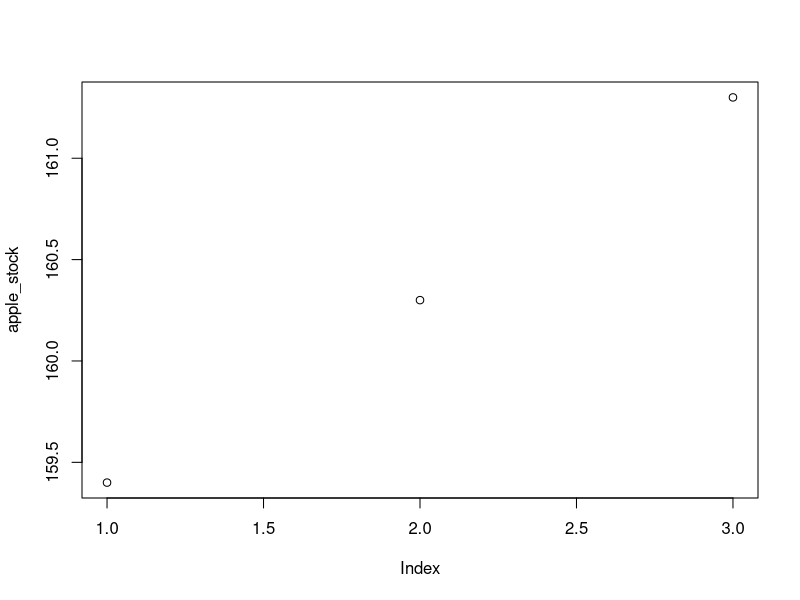
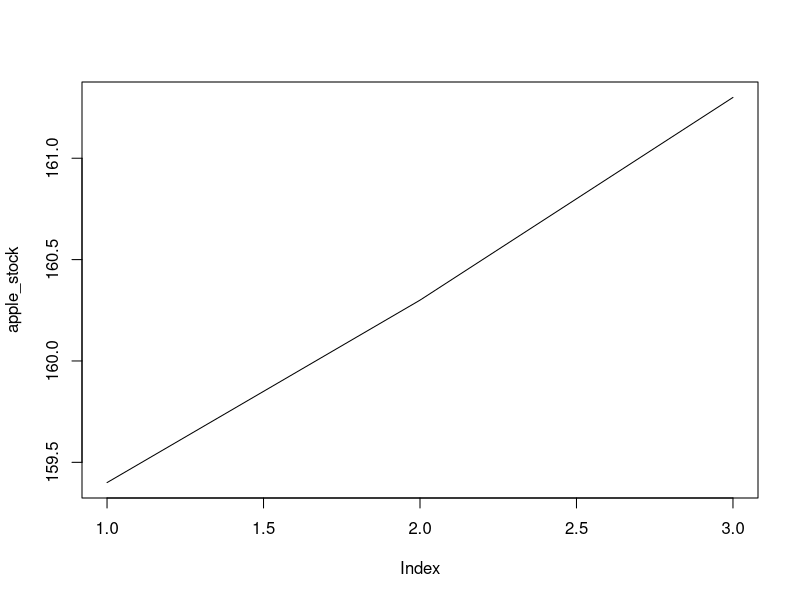
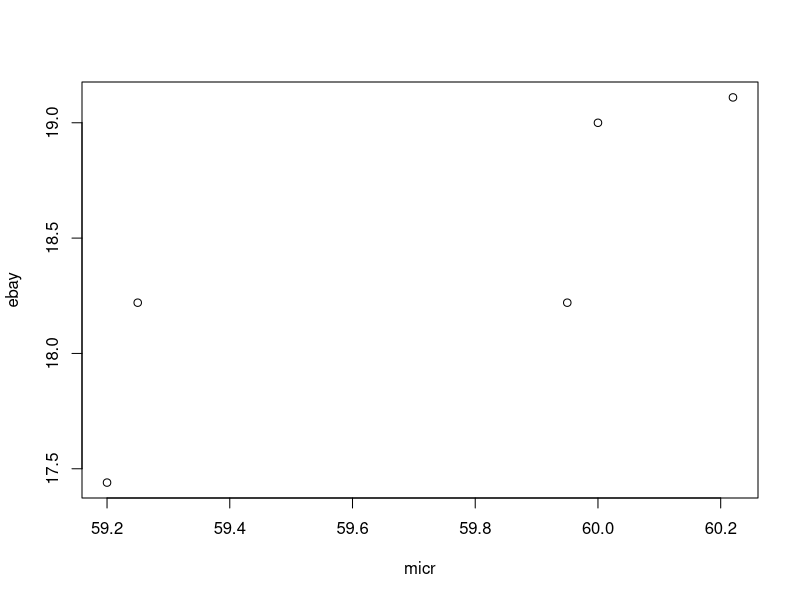

Recreate these plots in R, in order.
# Intro to R for Finance, testing Github

# [1] The Basics

1 + 2

# Variables or objects
my_number <- 5
my_number

#Arithmetic in R
dan <- 100
rob <- 50
dan + rob

# R Scripts

# Financial Returns
# stock Returns, growth rates or return multiplier
starting_cash <- 100
interest_rate <- 5
mult <- 1 + interest_rate / 100
new_cash <- starting_cash * mult
# Multiple periods
jan_ret <- 5
jan_mult <- 1 + jan_ret / 100
feb_ret <- 10
feb_mult <- 1 + feb_ret / 100
new_cash <- starting_cash * jan_mult * feb_mult

# Basic data types
# Numeric
42.5
5L
# Character
"Hello World"
# Logical
TRUE
FALSE
# Variables and data types
answer <- TRUE
class(answer)
class(5)

# [2] Vectors and Matrices

# What is a vector
apple <- 159.4
apple_stock <- c(159.4, 160.3, 161.3)
apple_stock
is.vector(apple_stock)

# c()ombine
grocery <- c("apple", "orange", "cereal")
grocery

# vector names()

names(apple_stock) <- c("Monday", "Tuesday", "Wednesday")
apple_stock

# Vectors of 12 months of returns, and month names
ret <- c(5, 2, 3, 7, 8, 3, 5, 9, 1, 4, 6, 3)
months <- c("Jan", "Feb", "Mar", "Apr", "May", "Jun", "Jul", "Aug", "Sep", "Oct", "Nov", "Dec")
# Add names to ret
names(ret) <- months
# Print out ret to see the new names!
ret

# Look at the data
apple_stock
# Plot the data points
plot(apple_stock)
# Plot the data as a line graph
plot(apple_stock, type = "l")

# Vector Manipulation
dan <- c(100, 200, 150)
rob <- c(50, 75, 100)
monthly_total <- dan + rob
monthly_total

sum(monthly_total)

# Operators +, -, * 

# Vector Subsetting
# First 6 months of returns
ret[1:6]
# Just March and May
ret[c("Mar","May")]
# Omit the first month of returns
ret[-1]

# Matrices

my_matrix <- matrix(c(2, 3, 4, 5), nrow=2, ncol=2)
my_matrix

my_matrix <- matrix(c(2, 3, 4, 5), nrow=2, ncol=2, byrow=TRUE)
my_matrix

# Matrix - a 2D vector  cbind() rbind()

micr <- c(59.20, 59.25, 60.22, 59.95, 60.00)
ebay <- c(17.44, 18.22, 19.11, 18.22, 19.00)

cbind(micr, ebay)

rbind(micr, ebay)

# cor()relation

cor(micr, ebay)

me_matrix <- cbind(micr, ebay)
cor(me_matrix)

# A vector of 9 numbers
my_vector <- c(1, 2, 3, 4, 5, 6, 7, 8, 9)
# 3x3 matrix
my_matrix <- matrix(data = my_vector, nrow = 3, ncol = 3)
# Print my_matrix
my_matrix
# Filling across using byrow = TRUE
matrix(data = c(2, 3, 4, 5), nrow = 2, ncol = 2, byrow = TRUE)

apple <- c(109.49, 109.90, 109.11, 109.95, 111.03)
ibm <- c(159.82, 160.02, 159.84, 160.35, 164.79)
# cbind the vectors together
cbind_stocks <- cbind(apple, ibm)
cbind_stocks
# rbind the vectors together
rbind_stocks <- rbind(apple,ibm,micr)
rbind_stocks

micr_ebay_matrix <- cbind(micr, ebay)
plot(micr_ebay_matrix)

stocks <- cbind(micr, ebay, apple)
stocks
# Third row
stocks[3,]
# Fourth and fifth row of the ibm column
stocks[c(4,5),2]
# apple and micr columns
stocks[,c(1,3)]

# [3] Data Frames

# [4] Factors

# [5] Lists










